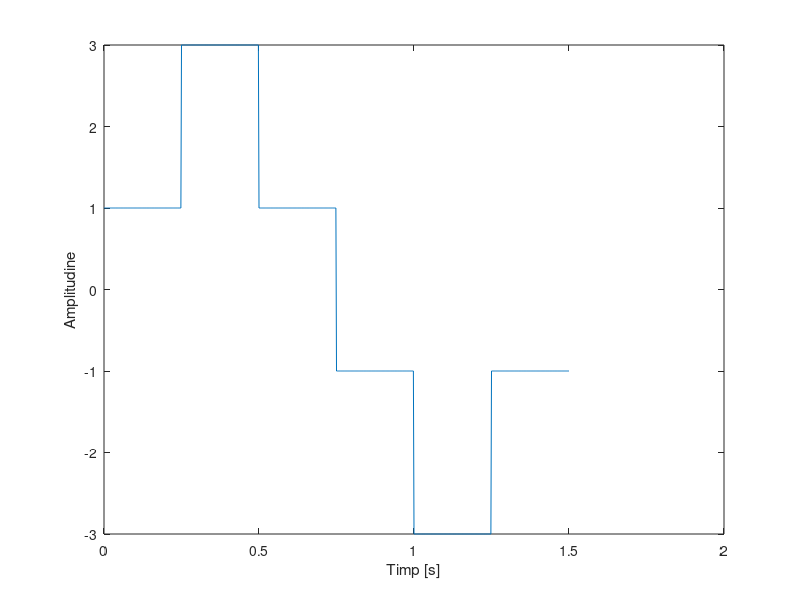
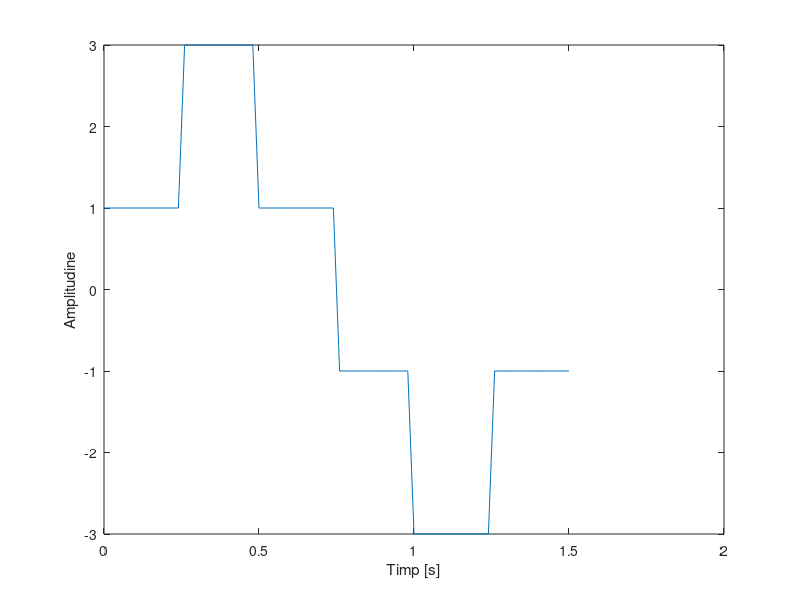
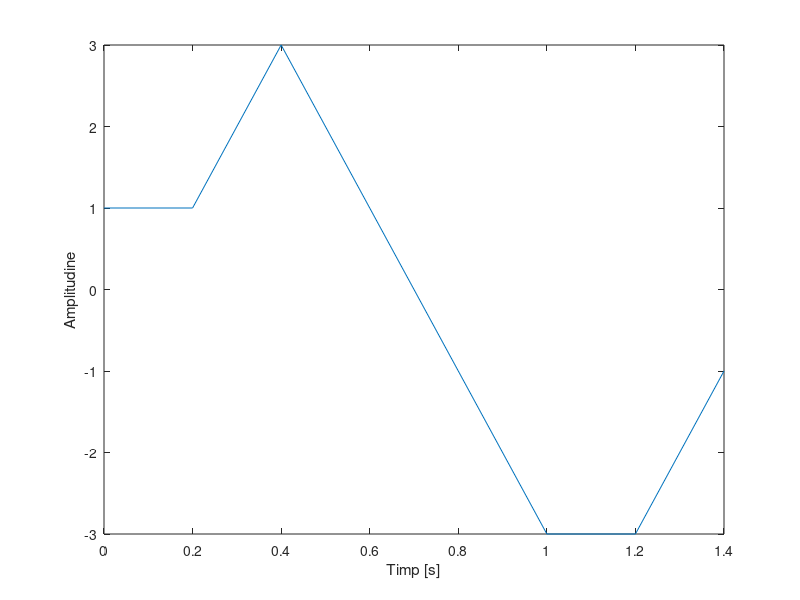

Source code (MATLAB) for these figures, in order:
%Punctul b)

f=4;
t=0:0.002:1.5%Rezolutia temporara este 2ms
s=square(2*pi*f*t)
s(find(t>=0 & t<0.25))=1;
s(find(t>=0.25 & t<0.5))=3;
s(find(t>=0.5 & t<0.75))=1;
s(find(t>=0.75 & t<1))=-1;
s(find(t>=1 & t<1.25))=-3;
s(find(t>=1.25 & t<=1.5))=-1;
figure(1)
plot(t,s),grid
xlabel('Timp [s]'),ylabel('Amplitudine'),grid



f=4;
t=0:0.02:1.5%Rezolutia temporara este 20ms
s=square(2*pi*f*t)
s(find(t>=0 & t<0.25))=1;
s(find(t>=0.25 & t<0.5))=3;
s(find(t>=0.5 & t<0.75))=1;
s(find(t>=0.75 & t<1))=-1;
s(find(t>=1 & t<1.25))=-3;
s(find(t>=1.25 & t<=1.5))=-1;
figure(2)
plot(t,s),grid
xlabel('Timp [s]'),ylabel('Amplitudine'),grid



f=4;
t=0:0.2:1.5%Rezolutia temporara este 200ms
s=square(2*pi*f*t)
s(find(t>=0 & t<0.25))=1;
s(find(t>=0.25 & t<0.5))=3;
s(find(t>=0.5 & t<0.75))=1;
s(find(t>=0.75 & t<1))=-1;
s(find(t>=1 & t<1.25))=-3;
s(find(t>=1.25 & t<=1.5))=-1;
figure(3)
plot(t,s),grid
xlabel('Timp [s]'),ylabel('Amplitudine'),grid